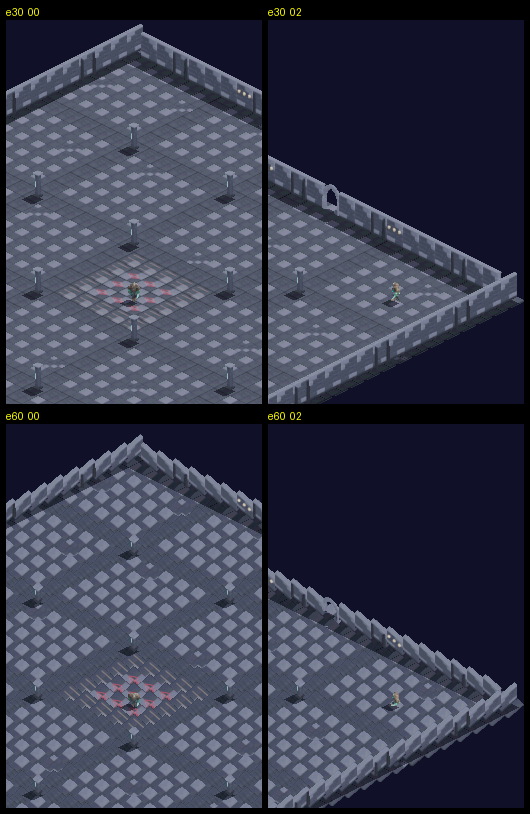
#> input picture walkthroughs/02-isometric-renderer/assets/compare_views.png, 530 x 814 px, given in place of WR_crypt_r000.png, which was not available
$ python make_clean_orientation_sheet.py
#> lines starting #> are read from the running program, lines starting #| are printed output that depends on the picture; pictures that were not available may be replaced by others from this repository, and a replacement may not be noted
#!/usr/bin/env python3
"""Clean 4x sheet of the actual baked RGBA sprites, without diagnostics."""

from pathlib import Path
from PIL import Image, ImageDraw, ImageFont

ROOT = Path(r"C:\codexlocal\dungeonds")
SRC = ROOT / "assets" / "dungeon_e30"
OUT = ROOT / "walkthroughs" / "02-isometric-renderer" / "assets" / "orientations_e30_4x.png"
NAMES = [
    "WR_crypt", "WC_crypt", "WR_buttress", "WC_buttress",
    "WR_ossuary", "WC_ossuary", "P_soul", "P_broken",
    "AR_row", "AR_col",
]
ROTS = (0, 90, 180, 270)
SCALE = 4
SPRITE = 96
CELL = SPRITE * SCALE
LABEL_H = 36
BG = (22, 24, 34, 255)

sheet = Image.new("RGBA", (len(ROTS) * CELL, len(NAMES) * (CELL + LABEL_H)), BG)
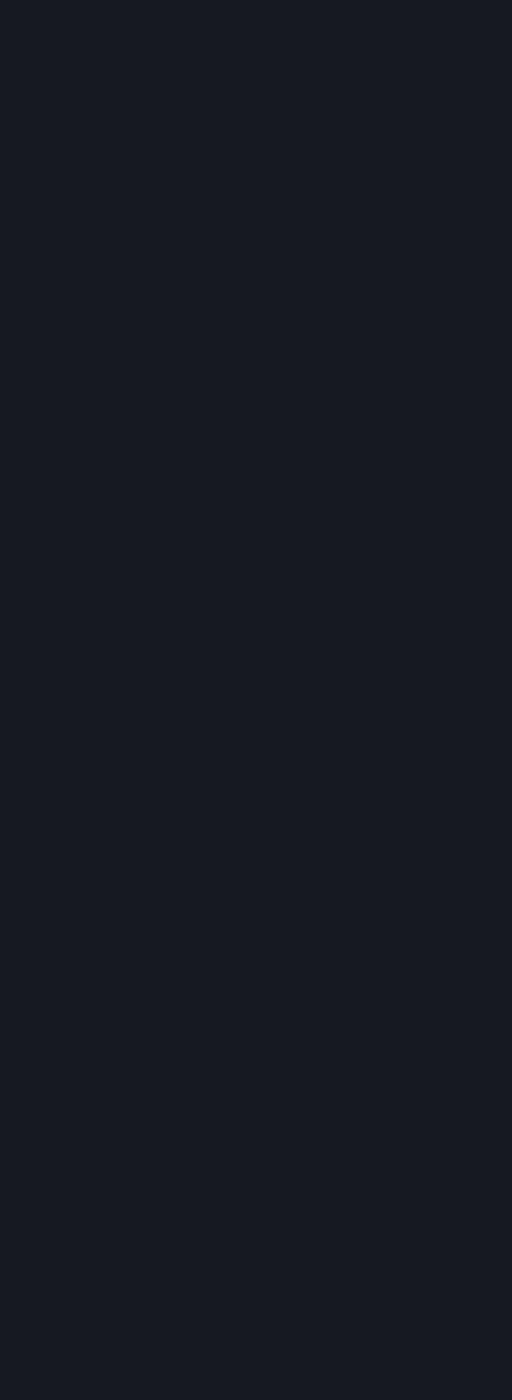
#> sheet: PIL image 1536x4200 RGBA (shown at 1/3 size); mean R, G, B, A 22, 24, 34, 255
draw = ImageDraw.Draw(sheet)
try:
    font = ImageFont.truetype("arial.ttf", 36)
except OSError:
    font = ImageFont.load_default()

for row, name in enumerate(NAMES):
    y = row * (CELL + LABEL_H)
    for col, rot in enumerate(ROTS):
        x = col * CELL
        im = Image.open(SRC / f"{name}_r{rot:03d}.png").convert("RGBA")
        im = im.resize((CELL, CELL), Image.Resampling.NEAREST)
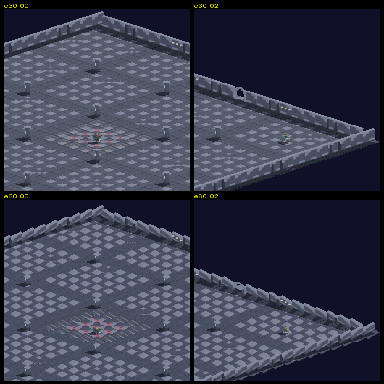
#> im: PIL image 384x384 RGBA; mean R, G, B, A 55.9, 59.3, 78.1, 255
        sheet.alpha_composite(im, (x, y))
#> (the run stopped early here; a loop or call above may not have finished)

$ run again, on walkthroughs/02-isometric-renderer/assets/e30_states.png
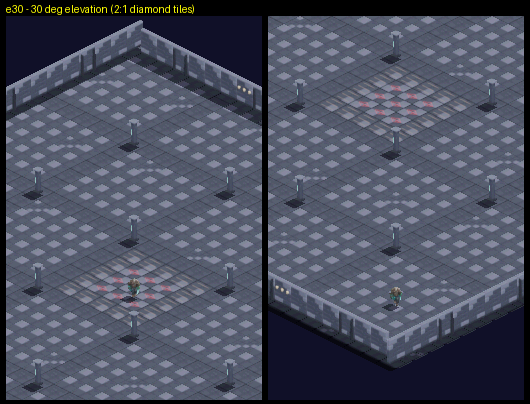
#> input picture walkthroughs/02-isometric-renderer/assets/e30_states.png, 530 x 404 px, given in place of WR_crypt_r000.png, which was not available
#> `im = im.resize((CELL, CELL), Image.Resampling.NEAREST)`:
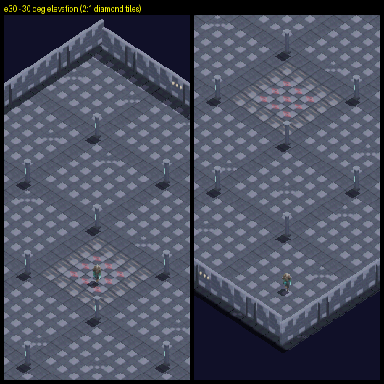
#> im: PIL image 384x384 RGBA; mean R, G, B, A 74.9, 79.4, 95.8, 255
